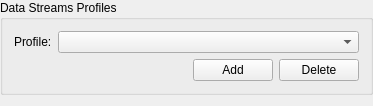
<?xml version="1.0" encoding="UTF-8"?>
<ui version="4.0">
 <class>DataStreamsOptionsClass</class>
 <widget class="QWidget" name="DataStreamsOptionsClass">
  <property name="geometry">
   <rect>
    <x>0</x>
    <y>0</y>
    <width>373</width>
    <height>106</height>
   </rect>
  </property>
  <layout class="QVBoxLayout" name="verticalLayout_2">
   <property name="margin">
    <number>0</number>
   </property>
   <item>
    <widget class="QGroupBox" name="grbProfiles">
     <property name="title">
      <string>Data Streams Profiles</string>
     </property>
     <layout class="QVBoxLayout" name="verticalLayout">
      <item>
       <layout class="QHBoxLayout" name="horizontalLayout">
        <item>
         <widget class="QLabel" name="lblProfile">
          <property name="text">
           <string>Profile:</string>
          </property>
          <property name="buddy">
           <cstring>cmbProfile</cstring>
          </property>
         </widget>
        </item>
        <item>
         <widget class="QComboBox" name="cmbProfile">
          <property name="sizePolicy">
           <sizepolicy hsizetype="Expanding" vsizetype="Fixed">
            <horstretch>0</horstretch>
            <verstretch>0</verstretch>
           </sizepolicy>
          </property>
         </widget>
        </item>
       </layout>
      </item>
      <item>
       <layout class="QHBoxLayout" name="horizontalLayout_2">
        <item>
         <spacer name="horizontalSpacer">
          <property name="orientation">
           <enum>Qt::Horizontal</enum>
          </property>
          <property name="sizeHint" stdset="0">
           <size>
            <width>40</width>
            <height>20</height>
           </size>
          </property>
         </spacer>
        </item>
        <item>
         <widget class="QPushButton" name="pbtAddProfile">
          <property name="text">
           <string>Add</string>
          </property>
         </widget>
        </item>
        <item>
         <widget class="QPushButton" name="pbtDeleteProfile">
          <property name="text">
           <string>Delete</string>
          </property>
         </widget>
        </item>
       </layout>
      </item>
     </layout>
    </widget>
   </item>
   <item>
    <widget class="QWidget" name="wdtSettings" native="true"/>
   </item>
  </layout>
 </widget>
 <layoutdefault spacing="6" margin="11"/>
 <tabstops>
  <tabstop>cmbProfile</tabstop>
  <tabstop>pbtAddProfile</tabstop>
  <tabstop>pbtDeleteProfile</tabstop>
 </tabstops>
 <resources/>
 <connections/>
</ui>
